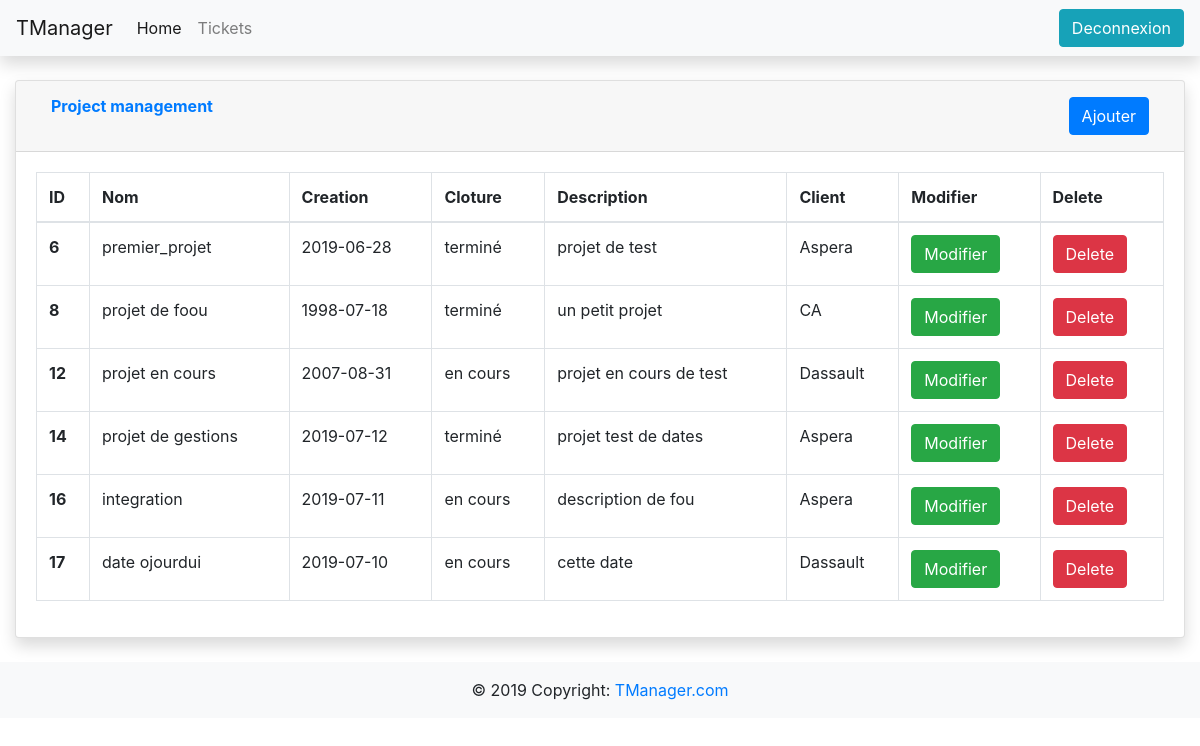
Before: /projet_web/gestion_projet.php (signed in) with the older database file.
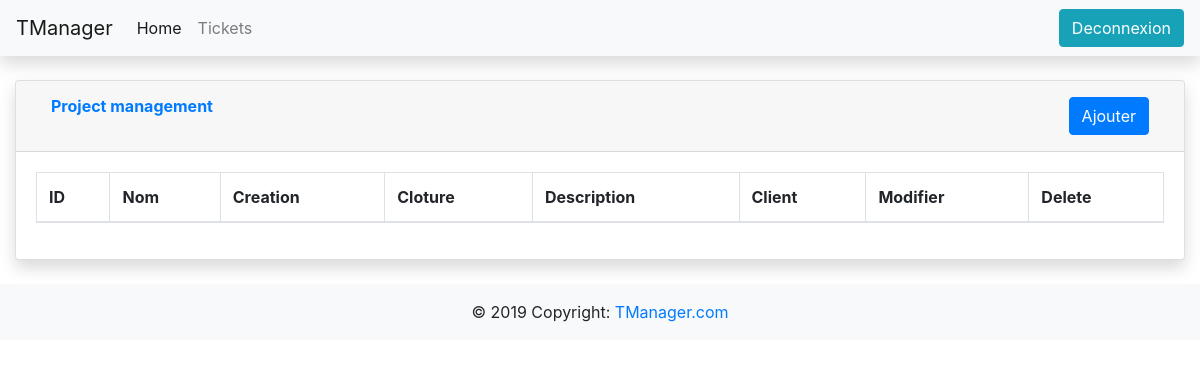
After: the same page with the newer database file.
### tables this page shows
CREATE TABLE `projet` (
  `projet_id` int(11) NOT NULL AUTO_INCREMENT,
  `projet_creation` date NOT NULL,
  `projet_cloture` tinyint(1) NOT NULL,
  `projet_nom` varchar(50) NOT NULL DEFAULT '',
  `projet_description` varchar(50) NOT NULL DEFAULT '',
  `projet_client_id` int(11) NOT NULL,
  `projet_del` int(11) NOT NULL DEFAULT '0',
  PRIMARY KEY (`projet_id`),
  KEY `PROJET_CLIENT_FK` (`projet_client_id`),
  CONSTRAINT `projet_ibfk_1` FOREIGN KEY (`projet_client_id`) REFERENCES `client` (`client_id`)
);

CREATE TABLE `client` (
  `client_id` int(11) NOT NULL AUTO_INCREMENT,
  `client_nom` varchar(50) NOT NULL DEFAULT '',
  `client_email` varchar(50) NOT NULL DEFAULT '',
  `client_numero` varchar(50) NOT NULL DEFAULT '',
  `client_del` int(11) NOT NULL DEFAULT '0',
  PRIMARY KEY (`client_id`)
);

### projet_web/gestion_projet.php (the view, shortened to what this page needs)
<!doctype html>
<html lang="en">
  <head>
    <link rel="stylesheet" href="bs431/css/bootstrap.min.css">
    <link href="vendor/datatables/dataTables.bootstrap4.min.css" rel="stylesheet">
  </head>
  <body>
    <?php include('navbar.php'); ?>
    <div class="container-fluid">
      <div class="card shadow mb-4">
        <div class="card-header py-3">
          <div class="container-fluid">
            <div class="row">
              <div class="col text-left">
                <h6 class="m-0 font-weight-bold text-primary">Project management</h6>
              </div>
              <div class="col text-right">
                <button type="button" class="btn btn-primary" data-toggle="modal" data-target="#modalAjouterProjets">
                  Ajouter
                </button>
              </div>
            </div>
          </div>
        </div>
        <div class="card-body">
          <div class="table-responsive">
            <table class="table table-bordered" id="dataTable" width="100%" cellspacing="0">
              <thead>
                <tr>
                  <th>ID</th>
                  <th>Nom</th>
                  <th>Creation</th>
                  <th>Cloture</th>
                  <th>Description</th>
                  <th>Client</th>
                  <th>Modifier</th>
                  <th>Delete</th>
                </tr>
              </thead>
              <tbody>
                <?php include('connexion_bdd.php'); ?>
                <?php
                $reponse = $bdd->query('SELECT * FROM projet WHERE projet_del = 0');
                while ($donnees = $reponse->fetch()){
                ?>
                <tr>
                  <th scope="row"><?php echo $donnees['projet_id']; ?></th>
                  <td><?php echo $donnees['projet_nom']; ?></td>
                  <td><?php echo $donnees['projet_creation']; ?></td>
                  <td>
                    <?php
                      if ($donnees['projet_cloture'] == 1)
                        echo "terminé";
                      else
                        echo "en cours";
                    ?>
                  </td>
                  <td><?php echo $donnees['projet_description']; ?></td>
                  <td>
                    <?php
                      $tus = $donnees['projet_client_id'];
                      $res = $bdd->query("SELECT * FROM client WHERE client_id = $tus;");
                      $data = $res->fetch();
                      echo $data['client_nom'];
                    ?>
                  </td>
                  <td>
                  <form action ="projet/modifier_projet.php" method="get">
                      <button type="submit" class="btn btn-success">Modifier</button>
                    </form>
                  </td>
                  <td>
                    <form action ="projet/delete_projet.php" method="get" >
                      <button type="submit" class="btn btn-danger" onclick="return confirm('Voulez-vous vraiment suprimer ce projet ?');">Delete</button>
                    </form>
                  </td>
                </tr>
                <?php
                }
                ?>
              </tbody>
            </table>
          </div>
        </div>
      </div>
    </div>
    <?php include('footer.php'); ?>
  </body>
</html>

### projet_web/navbar.php (shortened to what this page needs)
<nav class="navbar navbar-expand-lg navbar-light bg-light shadow">
  <a class="navbar-brand" href="#">TManager</a>
  <div class="collapse navbar-collapse" id="navbarSupportedContent">
    <ul class="navbar-nav mr-auto">
      <li class="nav-item active">
        <a class="nav-link" href="index.php">Home <span class="sr-only">(current)</span></a>
      </li>
      <?php if($_SESSION['droit'] == 1){ ?>
      <li class="nav-item">
        <a class="nav-link" href="gestion_utilisateur.php">Utilisateurs</a>
      </li>
      <li class="nav-item">
        <a class="nav-link" href="gestion_projet.php">Projets</a>
      </li>
      <li class="nav-item">
        <a class="nav-link" href="gestion_client.php">Clients</a>
      </li>
      <li class="nav-item">
        <a class="nav-link" href="gestion_ticket.php">Tickets</a>
      </li>
      <?php }
      else {?>
      <li class="nav-item">
        <a class="nav-link" href="gestion_ticket_dev.php">Tickets</a>
      </li>
      <?php }?>
    </ul>
    <form action ="deconnexion.php">
      <button type="submit" class="btn btn-info">Deconnexion</button>
</form>
  </div>
</nav>
<br>

### projet_web/footer.php
<footer class="page-footer font-small bg-light bottom">
  <div class="footer-copyright text-center py-3">© 2019 Copyright:
    <a href="#"> TManager.com</a>
  </div>
</footer>

Changed rows visible on the page:
removed projet: projet_id "6", projet_nom "premier_projet", projet_creation "2019-06-28", projet_cloture "terminé", projet_description "projet de test", projet_client.client_nom "Aspera"
removed projet: projet_id "8", projet_nom "projet de foou", projet_creation "1998-07-18", projet_cloture "terminé", projet_description "un petit projet", projet_client.client_nom "CA"
removed projet: projet_id "12", projet_nom "projet en cours", projet_creation "2007-08-31", projet_cloture "en cours", projet_description "projet en cours de test", projet_client.client_nom "Dassault"
removed projet: projet_id "14", projet_nom "projet de gestions", projet_creation "2019-07-12", projet_cloture "terminé", projet_description "projet test de dates", projet_client.client_nom "Aspera"
removed projet: projet_id "16", projet_nom "integration", projet_creation "2019-07-11", projet_cloture "en cours", projet_description "description de fou", projet_client.client_nom "Aspera"
removed projet: projet_id "17", projet_nom "date ojourdui", projet_creation "2019-07-10", projet_cloture "en cours", projet_description "cette date", projet_client.client_nom "Dassault"
